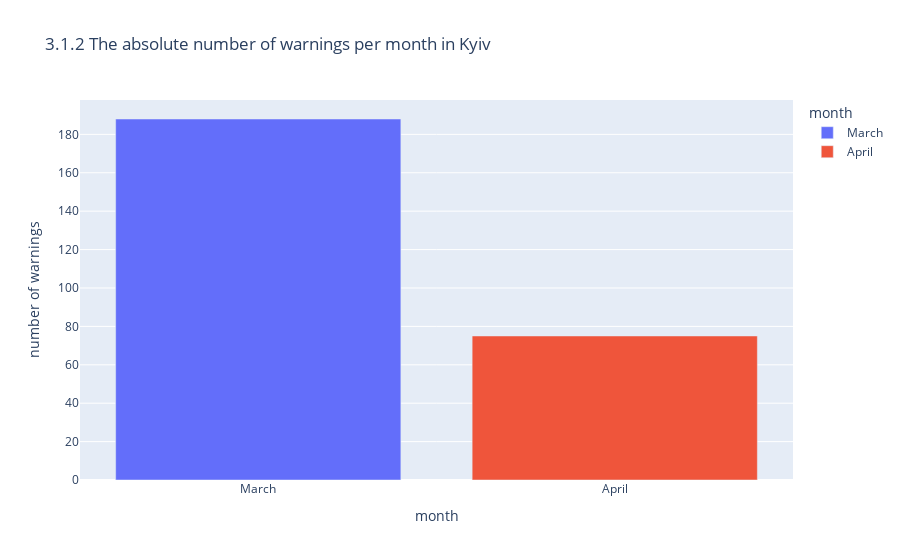

The cell this chart's notebook holds for it:
### Markdown cell above
#### 3.1.2 The absolute number of warnings per month

### Code cell
# selecting
month = df_region[['unique_warning', 'month', 'month_num']]
# grouping 
month = month.groupby(by=['month_num', 'month']).sum()
month = month.reset_index()
# printing
month['number of warnings'] = month['unique_warning']
month_bar =  px.bar(month, x="month", y="number of warnings", color="month", 
                     title=f'3.1.2 The absolute number of warnings per month in {region}')
month_bar.show()

### Figure 1 — Plotly figure (JSON) as saved in the notebook; plotly's stock layout.template omitted (floating-point values rounded to 4 significant figures)
{"data": [{"alignmentgroup": "True", "hovertemplate": "month=%{x}<br>number of warnings=%{y}<extra></extra>", "legendgroup": "March", "marker": {"color": "#636efa"}, "name": "March", "offsetgroup": "March", "orientation": "v", "showlegend": true, "textposition": "auto", "type": "bar", "x": ["March"], "xaxis": "x", "y": [188], "yaxis": "y"}, {"alignmentgroup": "True", "hovertemplate": "month=%{x}<br>number of warnings=%{y}<extra></extra>", "legendgroup": "April", "marker": {"color": "#EF553B"}, "name": "April", "offsetgroup": "April", "orientation": "v", "showlegend": true, "textposition": "auto", "type": "bar", "x": ["April"], "xaxis": "x", "y": [75], "yaxis": "y"}], "layout": {"barmode": "relative", "legend": {"title": {"text": "month"}, "tracegroupgap": 0}, "title": {"text": "3.1.2 The absolute number of warnings per month in Kyiv"}, "xaxis": {"anchor": "y", "categoryarray": ["March", "April"], "categoryorder": "array", "domain": [0, 1], "title": {"text": "month"}}, "yaxis": {"anchor": "x", "domain": [0, 1], "title": {"text": "number of warnings"}}}}
